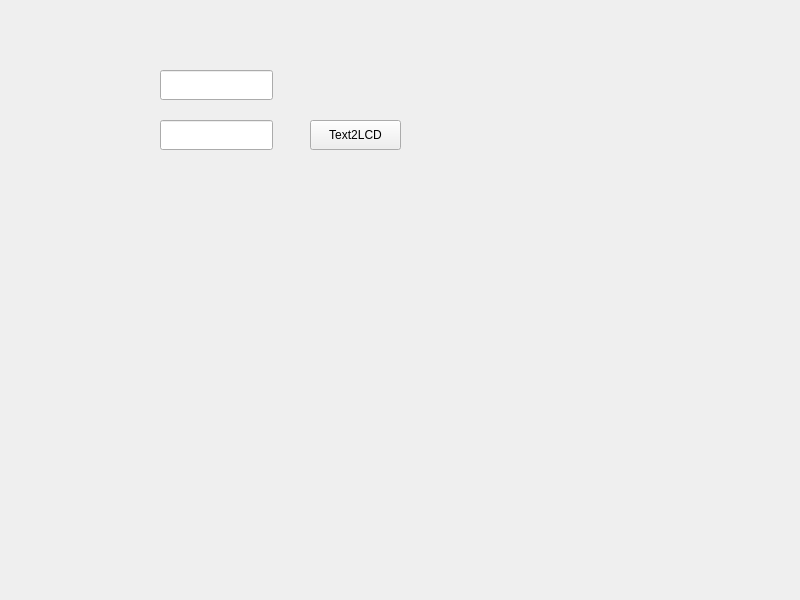
<?xml version="1.0" encoding="UTF-8"?>
<ui version="4.0">
 <class>Widget</class>
 <widget class="QWidget" name="Widget">
  <property name="geometry">
   <rect>
    <x>0</x>
    <y>0</y>
    <width>800</width>
    <height>600</height>
   </rect>
  </property>
  <property name="windowTitle">
   <string>Widget</string>
  </property>
  <widget class="QPushButton" name="pushButton">
   <property name="geometry">
    <rect>
     <x>310</x>
     <y>120</y>
     <width>91</width>
     <height>30</height>
    </rect>
   </property>
   <property name="text">
    <string>Text2LCD</string>
   </property>
  </widget>
  <widget class="QLineEdit" name="lineEdit">
   <property name="geometry">
    <rect>
     <x>160</x>
     <y>70</y>
     <width>113</width>
     <height>30</height>
    </rect>
   </property>
   <property name="maxLength">
    <number>16</number>
   </property>
  </widget>
  <widget class="QLineEdit" name="lineEdit_2">
   <property name="geometry">
    <rect>
     <x>160</x>
     <y>120</y>
     <width>113</width>
     <height>30</height>
    </rect>
   </property>
   <property name="maxLength">
    <number>16</number>
   </property>
  </widget>
 </widget>
 <resources/>
 <connections/>
</ui>
